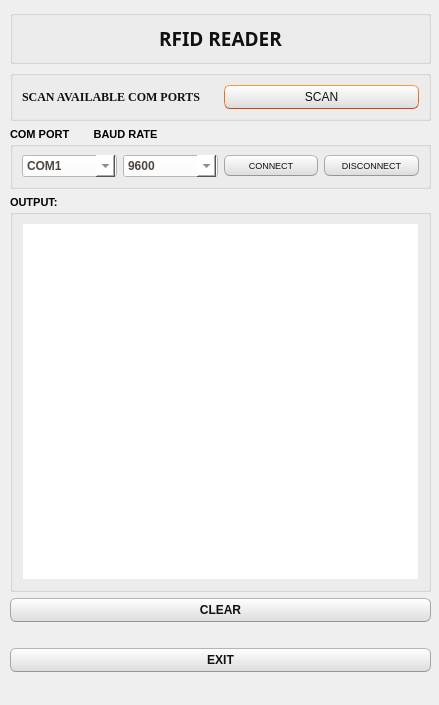
<?xml version="1.0" encoding="UTF-8"?>
<ui version="4.0">
 <class>Dialog</class>
 <widget class="QDialog" name="Dialog">
  <property name="geometry">
   <rect>
    <x>0</x>
    <y>0</y>
    <width>439</width>
    <height>705</height>
   </rect>
  </property>
  <property name="font">
   <font>
    <weight>75</weight>
    <bold>true</bold>
   </font>
  </property>
  <property name="windowTitle">
   <string>RFID READER</string>
  </property>
  <property name="windowIcon">
   <iconset>
    <normaloff>RFID_LOGO.ico</normaloff>RFID_LOGO.ico</iconset>
  </property>
  <property name="autoFillBackground">
   <bool>false</bool>
  </property>
  <property name="styleSheet">
   <string notr="true">QPushButton{
	color:rgb(17,17,17);
	border-width: 1px;
	border-radius: 6px;
	border-bottom-color: rgb(150,150,150);
	border-right-color: rgb(165,165,165);
	border-left-color: rgb(165,165,165);
	border-top-color: rgb(180,180,180);
	border-style: solid;
	padding: 4px;
	background-color: qlineargradient(spread:pad, x1:0.5, y1:1, x2:0.5, y2:0, stop:0 rgba(220, 220, 220, 255), stop:1 rgba(255, 255, 255, 255));
}
QTextEdit {
	border-width: 1px;
	border-style: solid;
	border-color:transparent;
	color:rgb(17,17,17);
	selection-background-color:rgb(236,116,64);
}
QComboBox {
	color:rgb(81,72,65);
	background: #ffffff;
}
QLabel {
	color:rgb(17,17,17);
}
QPushButton:hover{
	color:rgb(17,17,17);
	border-width: 1px;
	border-radius:6px;
	border-top-color: rgb(255,150,60);
	border-right-color: qlineargradient(spread:pad, x1:0, y1:1, x2:1, y2:0, stop:0 rgba(200, 70, 20, 255), stop:1 rgba(255,150,60, 255));
	border-left-color:  qlineargradient(spread:pad, x1:1, y1:0, x2:0, y2:0, stop:0 rgba(200, 70, 20, 255), stop:1 rgba(255,150,60, 255));
	border-bottom-color: rgb(200,70,20);
	border-style: solid;
	padding: 2px;
	background-color: qlineargradient(spread:pad, x1:0.5, y1:1, x2:0.5, y2:0, stop:0 rgba(220, 220, 220, 255), stop:1 rgba(255, 255, 255, 255));
}
QPushButton:default{
	color:rgb(17,17,17);
	border-width: 1px;
	border-radius:6px;
	border-top-color: rgb(255,150,60);
	border-right-color: qlineargradient(spread:pad, x1:0, y1:1, x2:1, y2:0, stop:0 rgba(200, 70, 20, 255), stop:1 rgba(255,150,60, 255));
	border-left-color:  qlineargradient(spread:pad, x1:1, y1:0, x2:0, y2:0, stop:0 rgba(200, 70, 20, 255), stop:1 rgba(255,150,60, 255));
	border-bottom-color: rgb(200,70,20);
	border-style: solid;
	padding: 2px;
	background-color: qlineargradient(spread:pad, x1:0.5, y1:1, x2:0.5, y2:0, stop:0 rgba(220, 220, 220, 255), stop:1 rgba(255, 255, 255, 255));
}
QPushButton:pressed{
	color:rgb(17,17,17);
	border-width: 1px;
	border-radius: 6px;
	border-width: 1px;
	border-top-color: rgba(255,150,60,200);
	border-right-color: qlineargradient(spread:pad, x1:0, y1:1, x2:1, y2:0, stop:0 rgba(200, 70, 20, 255), stop:1 rgba(255,150,60, 200));
	border-left-color:  qlineargradient(spread:pad, x1:1, y1:0, x2:0, y2:0, stop:0 rgba(200, 70, 20, 255), stop:1 rgba(255,150,60, 200));
	border-bottom-color: rgba(200,70,20,200);
	border-style: solid;
	padding: 2px;
	background-color: qlineargradient(spread:pad, x1:0.5, y1:0, x2:0.5, y2:1, stop:0 rgba(220, 220, 220, 255), stop:1 rgba(255, 255, 255, 255));
}
QComboBox:editable {
	background: #ffffff;
	color: rgb(81,72,65);
	selection-color:rgb(81,72,65);
	selection-background-color: #ffffff;
}
QComboBox QAbstractItemView {
	color:rgb(81,72,65);	
	background: #ffffff;
	selection-color: #ffffff;
	selection-background-color: rgb(246, 134, 86);
}
QComboBox:!editable:on, QComboBox::drop-down:editable:on {
	color:  #1e1d23;	
	background: #ffffff;
}</string>
  </property>
  <widget class="QWidget" name="layoutWidget">
   <property name="geometry">
    <rect>
     <x>10</x>
     <y>10</y>
     <width>421</width>
     <height>681</height>
    </rect>
   </property>
   <layout class="QVBoxLayout" name="verticalLayout_5">
    <item>
     <layout class="QVBoxLayout" name="verticalLayout_4">
      <item>
       <widget class="QGroupBox" name="groupBox">
        <property name="title">
         <string/>
        </property>
        <layout class="QVBoxLayout" name="verticalLayout_3">
         <item>
          <widget class="QLabel" name="label">
           <property name="font">
            <font>
             <family>Bodoni MT</family>
             <pointsize>14</pointsize>
             <weight>75</weight>
             <bold>true</bold>
            </font>
           </property>
           <property name="text">
            <string>RFID READER</string>
           </property>
           <property name="alignment">
            <set>Qt::AlignCenter</set>
           </property>
          </widget>
         </item>
        </layout>
       </widget>
      </item>
      <item>
       <widget class="QGroupBox" name="groupBox_2">
        <property name="title">
         <string/>
        </property>
        <layout class="QHBoxLayout" name="horizontalLayout_2">
         <item>
          <widget class="QLabel" name="label_3">
           <property name="font">
            <font>
             <family>Times New Roman</family>
             <pointsize>9</pointsize>
             <weight>75</weight>
             <bold>true</bold>
            </font>
           </property>
           <property name="text">
            <string>SCAN AVAILABLE COM PORTS</string>
           </property>
          </widget>
         </item>
         <item>
          <widget class="QPushButton" name="pushButton_scan">
           <property name="text">
            <string>SCAN</string>
           </property>
          </widget>
         </item>
        </layout>
       </widget>
      </item>
      <item>
       <widget class="QGroupBox" name="groupBox_3">
        <property name="font">
         <font>
          <pointsize>8</pointsize>
          <weight>75</weight>
          <bold>true</bold>
         </font>
        </property>
        <property name="title">
         <string>COM PORT        BAUD RATE </string>
        </property>
        <layout class="QVBoxLayout" name="verticalLayout">
         <item>
          <layout class="QHBoxLayout" name="horizontalLayout">
           <item>
            <widget class="QComboBox" name="comboBox_com">
             <property name="font">
              <font>
               <pointsize>9</pointsize>
               <weight>75</weight>
               <bold>true</bold>
              </font>
             </property>
             <item>
              <property name="text">
               <string>COM1</string>
              </property>
             </item>
             <item>
              <property name="text">
               <string>COM2</string>
              </property>
             </item>
             <item>
              <property name="text">
               <string>COM3</string>
              </property>
             </item>
             <item>
              <property name="text">
               <string>COM4</string>
              </property>
             </item>
             <item>
              <property name="text">
               <string>COM5</string>
              </property>
             </item>
             <item>
              <property name="text">
               <string>COM6</string>
              </property>
             </item>
             <item>
              <property name="text">
               <string>COM7</string>
              </property>
             </item>
             <item>
              <property name="text">
               <string>COM8</string>
              </property>
             </item>
             <item>
              <property name="text">
               <string>COM9</string>
              </property>
             </item>
             <item>
              <property name="text">
               <string>COM10</string>
              </property>
             </item>
             <item>
              <property name="text">
               <string>COM11</string>
              </property>
             </item>
             <item>
              <property name="text">
               <string>COM12</string>
              </property>
             </item>
             <item>
              <property name="text">
               <string>COM13</string>
              </property>
             </item>
             <item>
              <property name="text">
               <string>COM14</string>
              </property>
             </item>
             <item>
              <property name="text">
               <string>COM15</string>
              </property>
             </item>
            </widget>
           </item>
           <item>
            <widget class="QComboBox" name="comboBox_baud">
             <property name="font">
              <font>
               <pointsize>9</pointsize>
               <weight>75</weight>
               <bold>true</bold>
              </font>
             </property>
             <item>
              <property name="text">
               <string>9600</string>
              </property>
             </item>
             <item>
              <property name="text">
               <string>14400</string>
              </property>
             </item>
             <item>
              <property name="text">
               <string>19200</string>
              </property>
             </item>
             <item>
              <property name="text">
               <string>38400</string>
              </property>
             </item>
             <item>
              <property name="text">
               <string>56000</string>
              </property>
             </item>
             <item>
              <property name="text">
               <string>57600</string>
              </property>
             </item>
             <item>
              <property name="text">
               <string>115200</string>
              </property>
             </item>
            </widget>
           </item>
           <item>
            <widget class="QPushButton" name="pushButton_connect">
             <property name="font">
              <font>
               <pointsize>7</pointsize>
              </font>
             </property>
             <property name="text">
              <string>CONNECT</string>
             </property>
            </widget>
           </item>
           <item>
            <widget class="QPushButton" name="pushButton_disconnect">
             <property name="font">
              <font>
               <pointsize>7</pointsize>
              </font>
             </property>
             <property name="text">
              <string>DISCONNECT</string>
             </property>
            </widget>
           </item>
          </layout>
         </item>
        </layout>
       </widget>
      </item>
      <item>
       <widget class="QGroupBox" name="groupBox_4">
        <property name="font">
         <font>
          <pointsize>8</pointsize>
          <weight>75</weight>
          <bold>true</bold>
         </font>
        </property>
        <property name="title">
         <string>OUTPUT:</string>
        </property>
        <layout class="QVBoxLayout" name="verticalLayout_2">
         <item>
          <widget class="QTextEdit" name="textEdit_output">
           <property name="font">
            <font>
             <family>Microsoft YaHei</family>
             <weight>75</weight>
             <bold>true</bold>
            </font>
           </property>
           <property name="readOnly">
            <bool>false</bool>
           </property>
           <property name="overwriteMode">
            <bool>false</bool>
           </property>
          </widget>
         </item>
        </layout>
       </widget>
      </item>
      <item>
       <widget class="QPushButton" name="pushButton_clear">
        <property name="text">
         <string>CLEAR</string>
        </property>
       </widget>
      </item>
      <item>
       <spacer name="horizontalSpacer">
        <property name="orientation">
         <enum>Qt::Horizontal</enum>
        </property>
        <property name="sizeHint" stdset="0">
         <size>
          <width>40</width>
          <height>20</height>
         </size>
        </property>
       </spacer>
      </item>
      <item>
       <widget class="QPushButton" name="pushButton_exit">
        <property name="text">
         <string>EXIT</string>
        </property>
       </widget>
      </item>
     </layout>
    </item>
    <item>
     <widget class="QLabel" name="label_link">
      <property name="font">
       <font>
        <pointsize>8</pointsize>
        <weight>75</weight>
        <italic>false</italic>
        <bold>true</bold>
       </font>
      </property>
      <property name="text">
       <string/>
      </property>
      <property name="alignment">
       <set>Qt::AlignCenter</set>
      </property>
      <property name="openExternalLinks">
       <bool>false</bool>
      </property>
     </widget>
    </item>
   </layout>
  </widget>
 </widget>
 <resources/>
 <connections/>
</ui>
